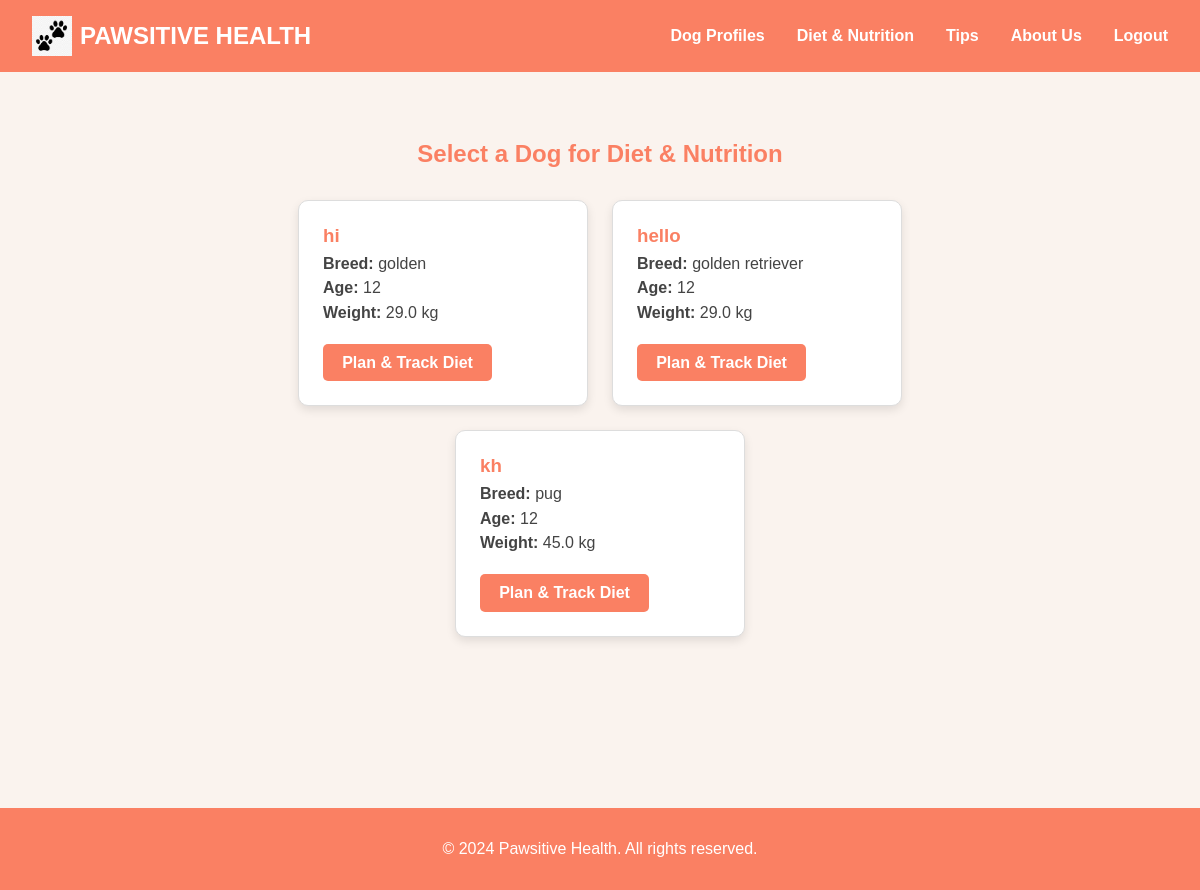
The page /diet-nutrition/ (signed in) on the database its author committed.
### healthapp/models.py (models this page shows, shortened)
class DogProfile(models.Model):
    owner = models.ForeignKey(User, on_delete=models.CASCADE, related_name='dogs')
    name = models.CharField(max_length=100)
    breed = models.CharField(max_length=100)
    age = models.IntegerField()
    weight = models.FloatField(help_text="Weight in kilograms", blank=True, null=True)
    disease = models.CharField(max_length=255, blank=True, null=True)
    medications = models.CharField(max_length=255, blank=True, null=True)

### healthapp/views.py (the view)
# urls.py: path('diet-nutrition/', views.diet_nutrition_overview, name='diet_nutrition_overview'),
def diet_nutrition_overview(request):
    dogs = DogProfile.objects.filter(owner=request.user)
    return render(request, 'healthapp/diet_nutrition_overview.html', {'dogs': dogs})

### healthapp/templates/healthapp/diet_nutrition_overview.html
{% extends 'healthapp/base.html' %}
{% load static %}
{% block content %}
<section class="diet-overview-section">
  <div class="diet-overview-container">
    <h2>Select a Dog for Diet & Nutrition</h2>
    {% if dogs %}
      <div class="dog-overview-cards">
        {% for dog in dogs %}
          <div class="dog-overview-card">
            <h3>{{ dog.name }}</h3>
            <p><strong>Breed:</strong> {{ dog.breed }}</p>
            <p><strong>Age:</strong> {{ dog.age }}</p>
            <p><strong>Weight:</strong> {{ dog.weight }} kg</p>
            <a href="{% url 'diet_nutrition' dog.id %}" class="btn-primary">
              Plan & Track Diet
            </a>
          </div>
        {% endfor %}
      </div>
    {% else %}
      <p>You have no dogs yet.</p>
    {% endif %}
  </div>
</section>
{% endblock %}

### healthapp/static/healthapp/css/style.css (style rules this page uses)
body, html { margin: 0; padding: 0; font-family: Arial, sans-serif; }
.btn-primary { display: inline-block; background-color: #fa8063; color: #ffffff; padding: 0.8rem 1.5rem; border-radius: 5px; text-decoration: none; }
html, body { margin: 0; padding: 0; font-family: Arial, sans-serif; background: #fefaf2; min-height: 100vh; }
.diet-overview-section { min-height: 80vh; padding: 3rem; background-color: #faf3ee; }
.diet-overview-container { max-width: 800px; margin: 0 auto; text-align: center; }
.diet-overview-container h2 { color: #fa8063; margin-bottom: 2rem; }
.dog-overview-cards { display: flex; flex-wrap: wrap; gap: 1.5rem; justify-content: center; }
.dog-overview-card { background: #fff; border: 1px solid #ddd; border-radius: 10px; width: 240px; padding: 1.5rem; box-shadow: 0 4px 10px rgba(0,0,0,0.1); text-align: left; }
.dog-overview-card h3 { margin-top: 0; color: #fa8063; margin-bottom: 0.5rem; }
.dog-overview-card p { margin: 0.4rem 0; color: #444; }
.btn-primary { display: inline-block; padding: 0.6rem 1.2rem; background-color: #fa8063; color: #fff; border-radius: 5px; text-decoration: none; font-weight: bold; margin-top: 1rem; transition: background-color 0.3s ease; }
body { background-color: #fdf5ee; }

### rows shown on the page
DogProfile: name "hi", breed "golden", age "12", weight "29.0"
DogProfile: name "hello", breed "golden retriever", age "12", weight "29.0"
DogProfile: name "kh", breed "pug", age "12", weight "45.0"
